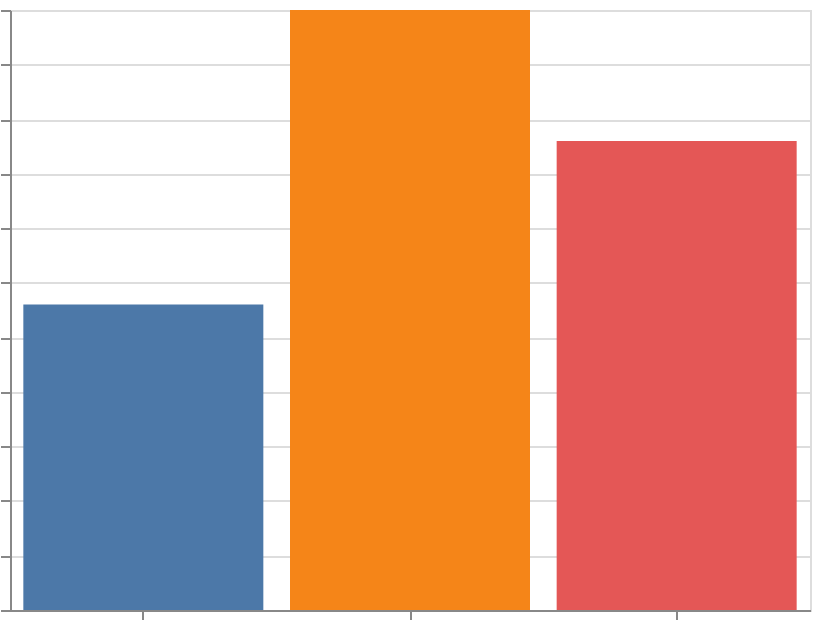

Describe this chart as a Vega-Lite specification.
### Vega-Lite specification from a JSON file in a GitHub repository (floating-point values rounded to 4 significant figures)
{"$schema": "https://vega.github.io/schema/vega-lite/v6.json", "name": "chart", "description": "A simple bar chart with embedded data.", "title": {"text": "Revenue", "subtitle": "by month", "anchor": "start"}, "data": {"values": [{"a": "A", "b": 28}, {"a": "B", "b": 55}, {"a": "C", "b": 43}]}, "width": 400, "height": 300, "autosize": "none", "mark": "bar", "encoding": {"x": {"field": "a", "type": "nominal", "axis": {"labelAngle": 0, "title": "Category"}}, "y": {"field": "b", "type": "quantitative", "axis": {"title": "Amount"}}, "color": {"field": "a", "type": "nominal", "legend": {"title": "Groups"}}}}
